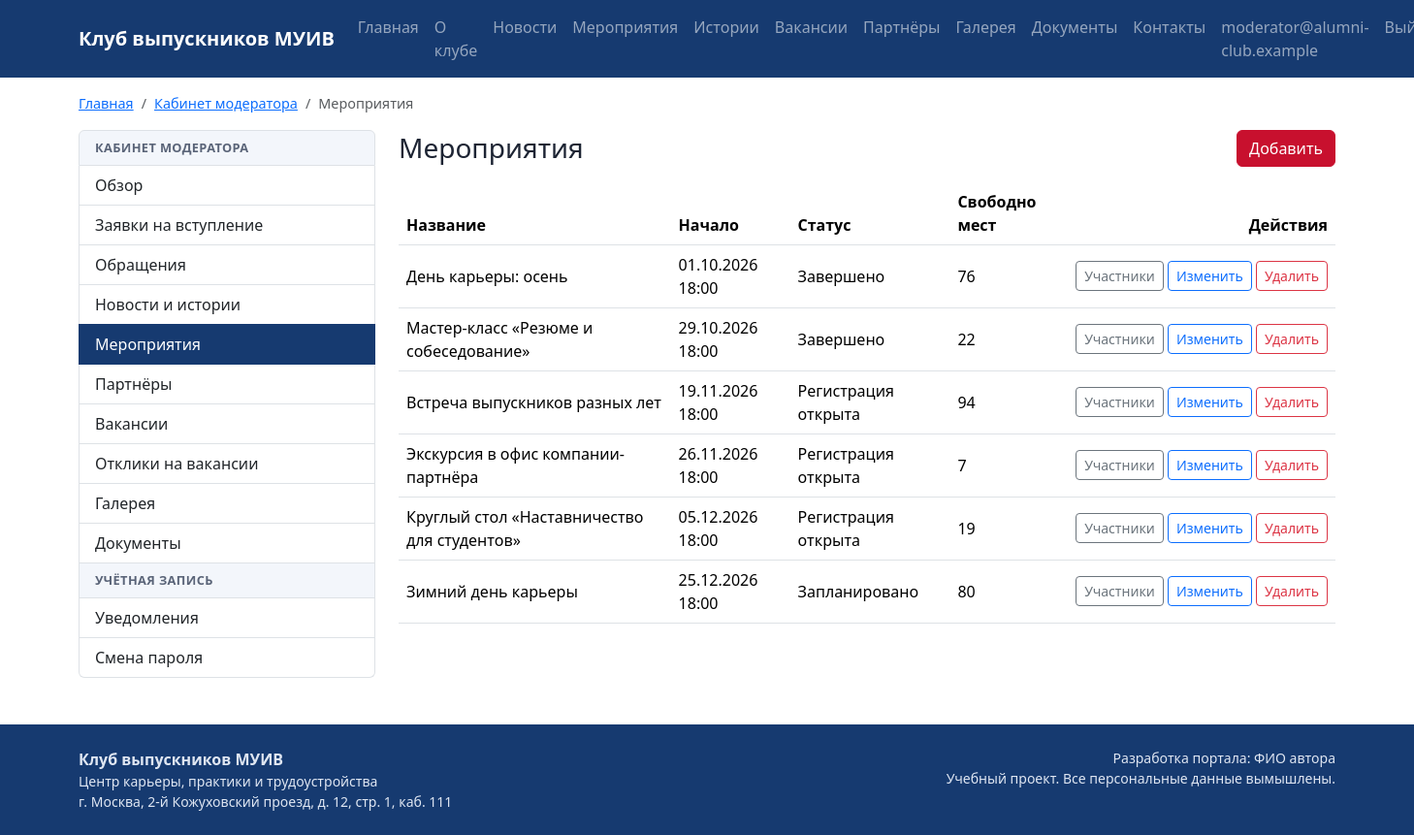
/moderation/events/ (signed in), run on the app's committed database.
### accounts/models.py (models this page shows, shortened)
class User(AbstractBaseUser):
    email = models.EmailField("Электронная почта", max_length=254, unique=True)
    role = models.ForeignKey(Role, on_delete=models.PROTECT, verbose_name="Роль",
                             related_name="users")
    is_active = models.BooleanField("Активна", default=True)
    created_at = models.DateTimeField("Дата регистрации", auto_now_add=True)
    objects = UserManager()
    USERNAME_FIELD = "email"
    REQUIRED_FIELDS = []
    class Meta:
        db_table = "users"
        verbose_name = "Пользователь"
        verbose_name_plural = "Пользователи"
        ordering = ["email"]
    @property
    def is_admin(self):
        return self.role.code == Role.ADMIN
    @property
    def is_moderator(self):
        return self.role.code in (Role.MODERATOR, Role.ADMIN)
    @property
    def is_alumnus(self):
        return self.role.code == Role.ALUMNUS

### events/models.py (models this page shows, shortened)
class Event(models.Model):
    title = models.CharField("Название", max_length=200)
    description = models.TextField("Описание", blank=True)
    start_at = models.DateTimeField("Дата и время начала")
    place = models.CharField("Место проведения", max_length=255, blank=True)
    capacity = models.PositiveIntegerField("Количество мест",
                                           validators=[MinValueValidator(1)])
    status = models.ForeignKey(EventStatus, on_delete=models.PROTECT, verbose_name="Статус",
                               related_name="events")
    created_by = models.ForeignKey(settings.AUTH_USER_MODEL, on_delete=models.SET_NULL,
                                   null=True, verbose_name="Автор", related_name="events")
    class Meta:
        db_table = "events"
        verbose_name = "Мероприятие"
        verbose_name_plural = "Мероприятия"
        ordering = ["start_at"]
        indexes = [models.Index(fields=["start_at"], name="idx_events_date")]
    def free_places(self):
        return max(self.capacity - self.registrations.count(), 0)

class EventStatus(models.Model):
    PLANNED = "planned"
    OPEN = "open"
    FINISHED = "finished"
    CANCELLED = "cancelled"
    code = models.CharField("Код", max_length=20, unique=True)
    name = models.CharField("Название", max_length=50)
    class Meta:
        db_table = "event_statuses"
        verbose_name = "Статус мероприятия"
        verbose_name_plural = "Статусы мероприятий"

### core/crud.py (the view)
    def list_view(self, request):
        page = Paginator(self.model.objects.all(), 15).get_page(request.GET.get("page"))
        return render(request, "crud/list.html", self.context(page=page, crumbs=self.crumbs()))

### core/context_processors.py (called while the page is built)
def site(request):
    return {
        "menu": MENU,
        "portal_name": settings.PORTAL_NAME,
        "portal_author": settings.PORTAL_AUTHOR,
    }

### core/crud.py (called while the page is built)
    def crumbs(self, *tail):
        section_title, section_route = self.section_crumb
        items = [{"title": section_title, "url": reverse(section_route)}]
        if tail:
            items.append({"title": self.title, "url": reverse(self.route("list"))})
            items.extend({"title": title, "url": None} for title in tail)
        else:
            items.append({"title": self.title, "url": None})
        return items

    def context(self, **extra):
        return {"crud": self, "base_template": self.base_template, **extra}

### core/templatetags/portal.py (called while the page is built)
@register.filter
def attr(obj, path):
    value = obj
    for part in path.split("."):
        value = getattr(value, part, None)
        if callable(value):
            value = value()
        if value is None:
            return "—"
    if isinstance(value, bool):
        return "Да" if value else "Нет"
    if isinstance(value, datetime.datetime):
        return date_format(timezone.localtime(value), "d.m.Y H:i")
    if isinstance(value, datetime.date):
        return date_format(value, "d.m.Y")
    return "—" if value == "" else value

### templates/crud/list.html (shortened to what this page needs)
{% extends base_template %}
{% load portal %}
{% block cabinet %}
<div class="d-flex justify-content-between align-items-center mb-3">
  <h1 class="h3 mb-0">{{ crud.title }}</h1>
  <a class="btn btn-accent" href="{% url crud.namespace|add:':'|add:crud.name|add:'_add' %}">Добавить</a>
</div>
<div class="table-responsive">
  <table class="table table-hover align-middle">
    <thead>
      <tr>
        {% for header, path in crud.columns %}<th scope="col">{{ header }}</th>{% endfor %}
        <th scope="col" class="text-end">Действия</th>
      </tr>
    </thead>
    <tbody>
      {% for obj in page %}
        <tr>
          {% for header, path in crud.columns %}<td>{{ obj|attr:path }}</td>{% endfor %}
          <td class="text-end text-nowrap">
            {% for label, route in crud.extra_actions %}
              <a class="btn btn-sm btn-outline-secondary" href="{% url route obj.pk %}">{{ label }}</a>
            {% endfor %}
            <a class="btn btn-sm btn-outline-primary" href="{% url crud.namespace|add:':'|add:crud.name|add:'_edit' obj.pk %}">Изменить</a>
            <a class="btn btn-sm btn-outline-danger" href="{% url crud.namespace|add:':'|add:crud.name|add:'_delete' obj.pk %}">Удалить</a>
          </td>
        </tr>
      {% empty %}
        <tr><td colspan="{{ crud.columns|length|add:1 }}" class="text-muted">Записей пока нет.</td></tr>
      {% endfor %}
    </tbody>
  </table>
</div>
{% endblock %}

### templates/base.html (shortened to what this page needs)
{% load static %}<!doctype html>
<html lang="ru">
<head>
  <link href="https://cdn.jsdelivr.net/npm/bootstrap@5.3.3/dist/css/bootstrap.min.css" rel="stylesheet">
  <link href="{% static 'css/site.css' %}" rel="stylesheet">
</head>
<body class="d-flex flex-column min-vh-100">
<nav class="navbar navbar-expand-xl navbar-dark site-nav">
  <div class="container">
    <a class="navbar-brand fw-bold" href="{% url 'core:home' %}">{{ portal_name }}</a>
    <div class="collapse navbar-collapse" id="mainMenu">
      <ul class="navbar-nav me-auto">
        {% for title, route in menu %}
          {% url route as item_url %}
          <li class="nav-item">
            <a class="nav-link{% if request.path == item_url %} active{% endif %}" href="{{ item_url }}">{{ title }}</a>
          </li>
        {% endfor %}
      </ul>
      <ul class="navbar-nav">
        {% if user.is_authenticated %}
          <li class="nav-item"><a class="nav-link" href="{% url 'accounts:cabinet' %}">{{ user.email }}</a></li>
          <li class="nav-item">
            <form method="post" action="{% url 'accounts:logout' %}">{% csrf_token %}
              <button class="btn btn-link nav-link" type="submit">Выйти</button>
            </form>
          </li>
        {% else %}
          <li class="nav-item"><a class="nav-link" href="{% url 'accounts:login' %}">Войти</a></li>
          <li class="nav-item"><a class="btn btn-accent ms-xl-2" href="{% url 'club:join' %}">Вступить в клуб</a></li>
        {% endif %}
      </ul>
    </div>
  </div>
</nav>
<div class="container">
  <nav aria-label="Навигационная цепочка" class="mt-3">
    <ol class="breadcrumb">
      {% if crumbs %}
        <li class="breadcrumb-item"><a href="{% url 'core:home' %}">Главная</a></li>
        {% for crumb in crumbs %}
          {% if crumb.url %}
            <li class="breadcrumb-item"><a href="{{ crumb.url }}">{{ crumb.title }}</a></li>
          {% else %}
            <li class="breadcrumb-item active" aria-current="page">{{ crumb.title }}</li>
          {% endif %}
        {% endfor %}
      {% else %}
        <li class="breadcrumb-item active" aria-current="page">Главная</li>
      {% endif %}
    </ol>
  </nav>
</div>
<main class="container flex-grow-1 pb-5">
  {% block content %}{% endblock %}
</main>
<footer class="site-footer py-4 mt-auto">
  <div class="container d-flex flex-column flex-md-row justify-content-between gap-2">
    <div>
      <div class="fw-bold">{{ portal_name }}</div>
      <div class="small">Центр карьеры, практики и трудоустройства</div>
      <div class="small">г. Москва, 2-й Кожуховский проезд, д. 12, стр. 1, каб. 111</div>
    </div>
    <div class="small text-md-end">
      <div>Разработка портала: {{ portal_author }}</div>
      <div>Учебный проект. Все персональные данные вымышлены.</div>
    </div>
  </div>
</footer>
</body>
</html>

### static/css/site.css (style rules this page uses)
:root { --club-blue: #163a70; --club-red: #c8102e; --club-light: #f3f6fb; }
body { font-family: "Segoe UI", Roboto, Arial, sans-serif; color: #1d2433; }
.site-nav { background-color: var(--club-blue); }
.btn-accent { background-color: var(--club-red); border-color: var(--club-red); color: #fff; }
.breadcrumb { font-size: 0.9rem; }
h1, h2, h3 { color: var(--club-blue); }
.site-footer { background-color: var(--club-blue); color: #dfe6f2; }

### data on the page
User: email "moderator@alumni-club.example"
Event: columns "День карьеры: осень" "01.10.2026 18:00" "Завершено" "76", extra_actions "Участники"
Event: columns "Мастер-класс «Резюме и собеседование»" "29.10.2026 18:00" "Завершено" "22", extra_actions "Участники"
Event: columns "Встреча выпускников разных лет" "19.11.2026 18:00" "Регистрация открыта" "94", extra_actions "Участники"
Event: columns "Экскурсия в офис компании-партнёра" "26.11.2026 18:00" "Регистрация открыта" "7", extra_actions "Участники"
Event: columns "Круглый стол «Наставничество для студентов»" "05.12.2026 18:00" "Регистрация открыта" "19", extra_actions "Участники"
Event: columns "Зимний день карьеры" "25.12.2026 18:00" "Запланировано" "80", extra_actions "Участники"

### other printed values
{{ portal_name }} "Клуб выпускников МУИВ"
{{ title }} "Главная" "О клубе" "Новости" "Мероприятия" "Истории" "Вакансии" "Партнёры" "Галерея" "Документы" "Контакты"
{{ crumb.title }} "Кабинет модератора"
{{ crumb.title }} "Мероприятия"
{{ label }} "Обзор Заявки на вступление Обращения Новости и истории Мероприятия Партнёры Вакансии Отклики на вакансии Галерея Документы Уведомления Смена пароля"
{{ crud.title }} "Мероприятия"
{{ header }} "Название" "Начало" "Статус" "Свободно мест"
{{ portal_author }} "ФИО автора"
